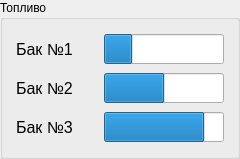
        <widget class="QGroupBox" name="groupBox_7">
         <property name="geometry">
          <rect>
           <x>630</x>
           <y>210</y>
           <width>240</width>
           <height>159</height>
          </rect>
         </property>
         <property name="title">
          <string>Топливо</string>
         </property>
         <layout class="QVBoxLayout" name="verticalLayout_20">
          <item>
           <layout class="QHBoxLayout" name="horizontalLayout_31">
            <item>
             <widget class="QLabel" name="label_17">
              <property name="minimumSize">
               <size>
                <width>80</width>
                <height>20</height>
               </size>
              </property>
              <property name="maximumSize">
               <size>
                <width>80</width>
                <height>20</height>
               </size>
              </property>
              <property name="font">
               <font>
                <pointsize>12</pointsize>
               </font>
              </property>
              <property name="text">
               <string>Бак №1</string>
              </property>
             </widget>
            </item>
            <item>
             <widget class="QProgressBar" name="progressBar">
              <property name="enabled">
               <bool>true</bool>
              </property>
              <property name="minimumSize">
               <size>
                <width>120</width>
                <height>30</height>
               </size>
              </property>
              <property name="maximumSize">
               <size>
                <width>120</width>
                <height>30</height>
               </size>
              </property>
              <property name="autoFillBackground">
               <bool>false</bool>
              </property>
              <property name="value">
               <number>24</number>
              </property>
              <property name="textVisible">
               <bool>false</bool>
              </property>
              <property name="orientation">
               <enum>Qt::Horizontal</enum>
              </property>
              <property name="invertedAppearance">
               <bool>false</bool>
              </property>
             </widget>
            </item>
           </layout>
          </item>
          <item>
           <layout class="QHBoxLayout" name="horizontalLayout_32">
            <item>
             <widget class="QLabel" name="label_18">
              <property name="minimumSize">
               <size>
                <width>80</width>
                <height>20</height>
               </size>
              </property>
              <property name="maximumSize">
               <size>
                <width>80</width>
                <height>20</height>
               </size>
              </property>
              <property name="font">
               <font>
                <pointsize>12</pointsize>
               </font>
              </property>
              <property name="text">
               <string>Бак №2</string>
              </property>
             </widget>
            </item>
            <item>
             <widget class="QProgressBar" name="progressBar_2">
              <property name="enabled">
               <bool>true</bool>
              </property>
              <property name="minimumSize">
               <size>
                <width>120</width>
                <height>30</height>
               </size>
              </property>
              <property name="maximumSize">
               <size>
                <width>120</width>
                <height>30</height>
               </size>
              </property>
              <property name="autoFillBackground">
               <bool>false</bool>
              </property>
              <property name="value">
               <number>50</number>
              </property>
              <property name="textVisible">
               <bool>false</bool>
              </property>
              <property name="orientation">
               <enum>Qt::Horizontal</enum>
              </property>
              <property name="invertedAppearance">
               <bool>false</bool>
              </property>
             </widget>
            </item>
           </layout>
          </item>
          <item>
           <layout class="QHBoxLayout" name="horizontalLayout_33">
            <item>
             <widget class="QLabel" name="label_28">
              <property name="minimumSize">
               <size>
                <width>80</width>
                <height>20</height>
               </size>
              </property>
              <property name="maximumSize">
               <size>
                <width>80</width>
                <height>20</height>
               </size>
              </property>
              <property name="font">
               <font>
                <pointsize>12</pointsize>
               </font>
              </property>
              <property name="text">
               <string>Бак №3</string>
              </property>
             </widget>
            </item>
            <item>
             <widget class="QProgressBar" name="progressBar_3">
              <property name="enabled">
               <bool>true</bool>
              </property>
              <property name="minimumSize">
               <size>
                <width>120</width>
                <height>30</height>
               </size>
              </property>
              <property name="maximumSize">
               <size>
                <width>120</width>
                <height>30</height>
               </size>
              </property>
              <property name="autoFillBackground">
               <bool>false</bool>
              </property>
              <property name="value">
               <number>84</number>
              </property>
              <property name="textVisible">
               <bool>false</bool>
              </property>
              <property name="orientation">
               <enum>Qt::Horizontal</enum>
              </property>
              <property name="invertedAppearance">
               <bool>false</bool>
              </property>
             </widget>
            </item>
           </layout>
          </item>
         </layout>
        </widget>
